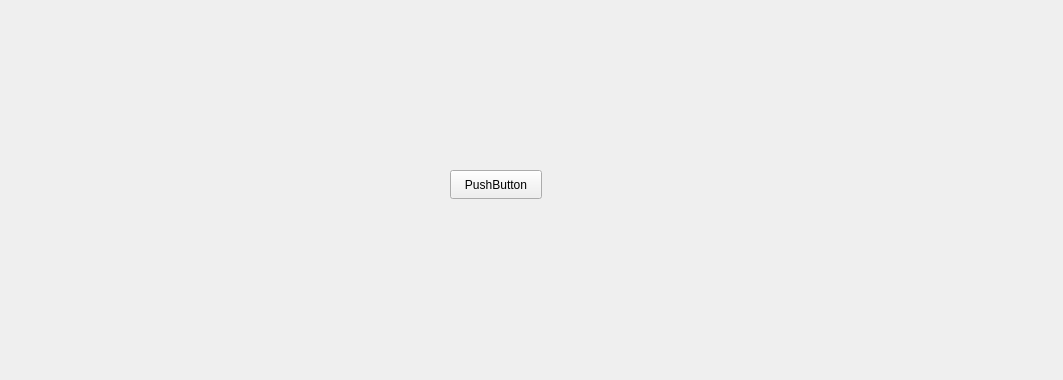
<?xml version="1.0" encoding="UTF-8"?>
<ui version="4.0">
 <class>OutCome</class>
 <widget class="QWidget" name="OutCome">
  <property name="geometry">
   <rect>
    <x>0</x>
    <y>0</y>
    <width>1063</width>
    <height>380</height>
   </rect>
  </property>
  <property name="minimumSize">
   <size>
    <width>1063</width>
    <height>380</height>
   </size>
  </property>
  <property name="maximumSize">
   <size>
    <width>1063</width>
    <height>380</height>
   </size>
  </property>
  <property name="windowTitle">
   <string>Form</string>
  </property>
  <widget class="QPushButton" name="pushButton">
   <property name="geometry">
    <rect>
     <x>450</x>
     <y>170</y>
     <width>92</width>
     <height>29</height>
    </rect>
   </property>
   <property name="text">
    <string>PushButton</string>
   </property>
  </widget>
 </widget>
 <resources/>
 <connections/>
</ui>
